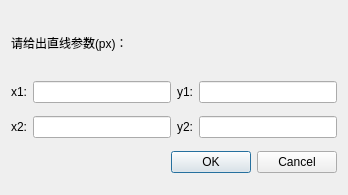
<?xml version="1.0" encoding="UTF-8"?>
<ui version="4.0">
 <class>Dialog</class>
 <widget class="QDialog" name="Dialog">
  <property name="enabled">
   <bool>true</bool>
  </property>
  <property name="geometry">
   <rect>
    <x>0</x>
    <y>0</y>
    <width>348</width>
    <height>195</height>
   </rect>
  </property>
  <property name="windowTitle">
   <string>直线信息</string>
  </property>
  <layout class="QVBoxLayout" name="verticalLayout">
   <item>
    <widget class="QLabel" name="label">
     <property name="maximumSize">
      <size>
       <width>16777215</width>
       <height>50</height>
      </size>
     </property>
     <property name="text">
      <string>请给出直线参数(px)：</string>
     </property>
    </widget>
   </item>
   <item>
    <layout class="QHBoxLayout" name="horizontalLayout">
     <item>
      <widget class="QLabel" name="label_2">
       <property name="text">
        <string>x1:</string>
       </property>
      </widget>
     </item>
     <item>
      <widget class="QLineEdit" name="lineEdit">
       <property name="inputMask">
        <string/>
       </property>
       <property name="text">
        <string/>
       </property>
       <property name="alignment">
        <set>Qt::AlignCenter</set>
       </property>
      </widget>
     </item>
     <item>
      <widget class="QLabel" name="label_3">
       <property name="text">
        <string>y1:</string>
       </property>
      </widget>
     </item>
     <item>
      <widget class="QLineEdit" name="lineEdit_2">
       <property name="inputMask">
        <string/>
       </property>
       <property name="alignment">
        <set>Qt::AlignCenter</set>
       </property>
      </widget>
     </item>
    </layout>
   </item>
   <item>
    <layout class="QHBoxLayout" name="horizontalLayout_2">
     <item>
      <widget class="QLabel" name="label_4">
       <property name="text">
        <string>x2:</string>
       </property>
      </widget>
     </item>
     <item>
      <widget class="QLineEdit" name="lineEdit_3">
       <property name="inputMask">
        <string/>
       </property>
       <property name="alignment">
        <set>Qt::AlignCenter</set>
       </property>
      </widget>
     </item>
     <item>
      <widget class="QLabel" name="label_5">
       <property name="text">
        <string>y2:</string>
       </property>
      </widget>
     </item>
     <item>
      <widget class="QLineEdit" name="lineEdit_4">
       <property name="inputMask">
        <string/>
       </property>
       <property name="alignment">
        <set>Qt::AlignCenter</set>
       </property>
       <property name="dragEnabled">
        <bool>false</bool>
       </property>
      </widget>
     </item>
    </layout>
   </item>
   <item>
    <widget class="QDialogButtonBox" name="buttonBox">
     <property name="orientation">
      <enum>Qt::Horizontal</enum>
     </property>
     <property name="standardButtons">
      <set>QDialogButtonBox::Cancel|QDialogButtonBox::Ok</set>
     </property>
    </widget>
   </item>
  </layout>
 </widget>
 <resources/>
 <connections>
  <connection>
   <sender>buttonBox</sender>
   <signal>accepted()</signal>
   <receiver>Dialog</receiver>
   <slot>accept()</slot>
   <hints>
    <hint type="sourcelabel">
     <x>248</x>
     <y>254</y>
    </hint>
    <hint type="destinationlabel">
     <x>157</x>
     <y>274</y>
    </hint>
   </hints>
  </connection>
  <connection>
   <sender>buttonBox</sender>
   <signal>rejected()</signal>
   <receiver>Dialog</receiver>
   <slot>reject()</slot>
   <hints>
    <hint type="sourcelabel">
     <x>316</x>
     <y>260</y>
    </hint>
    <hint type="destinationlabel">
     <x>286</x>
     <y>274</y>
    </hint>
   </hints>
  </connection>
 </connections>
</ui>
